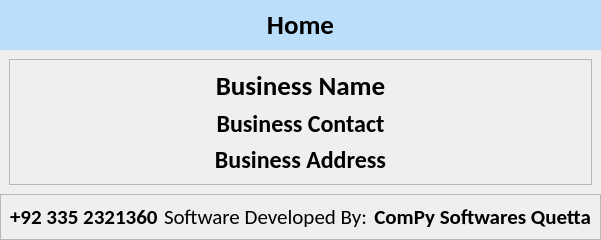
      <widget class="QWidget" name="home_page">
       <property name="styleSheet">
        <string notr="true">#lbl_home {
	background-color: #bbdefb;
}</string>
       </property>
       <layout class="QVBoxLayout" name="verticalLayout_6">
        <property name="spacing">
         <number>0</number>
        </property>
        <property name="leftMargin">
         <number>0</number>
        </property>
        <property name="topMargin">
         <number>0</number>
        </property>
        <property name="rightMargin">
         <number>0</number>
        </property>
        <property name="bottomMargin">
         <number>0</number>
        </property>
        <item>
         <widget class="QLabel" name="lbl_home">
          <property name="minimumSize">
           <size>
            <width>0</width>
            <height>50</height>
           </size>
          </property>
          <property name="maximumSize">
           <size>
            <width>16777215</width>
            <height>50</height>
           </size>
          </property>
          <property name="font">
           <font>
            <family>Calibri</family>
            <pointsize>20</pointsize>
            <weight>75</weight>
            <bold>true</bold>
           </font>
          </property>
          <property name="text">
           <string>Home</string>
          </property>
          <property name="alignment">
           <set>Qt::AlignCenter</set>
          </property>
          <property name="margin">
           <number>10</number>
          </property>
         </widget>
        </item>
        <item>
         <widget class="QWidget" name="business_details_widget" native="true">
          <layout class="QVBoxLayout" name="verticalLayout_5">
           <item alignment="Qt::AlignVCenter">
            <widget class="QFrame" name="b_details_frame">
             <property name="frameShape">
              <enum>QFrame::StyledPanel</enum>
             </property>
             <property name="frameShadow">
              <enum>QFrame::Raised</enum>
             </property>
             <layout class="QVBoxLayout" name="verticalLayout_4">
              <item alignment="Qt::AlignBottom">
               <widget class="QLabel" name="lbl_business_name">
                <property name="font">
                 <font>
                  <family>Calibri</family>
                  <pointsize>20</pointsize>
                  <weight>75</weight>
                  <bold>true</bold>
                 </font>
                </property>
                <property name="text">
                 <string>Business Name</string>
                </property>
                <property name="alignment">
                 <set>Qt::AlignCenter</set>
                </property>
               </widget>
              </item>
              <item alignment="Qt::AlignBottom">
               <widget class="QLabel" name="lbl_business_contact">
                <property name="font">
                 <font>
                  <family>Calibri</family>
                  <pointsize>18</pointsize>
                  <weight>75</weight>
                  <bold>true</bold>
                 </font>
                </property>
                <property name="text">
                 <string>Business Contact</string>
                </property>
                <property name="alignment">
                 <set>Qt::AlignCenter</set>
                </property>
               </widget>
              </item>
              <item alignment="Qt::AlignTop">
               <widget class="QLabel" name="lbl_business_address">
                <property name="font">
                 <font>
                  <family>Calibri</family>
                  <pointsize>18</pointsize>
                  <weight>75</weight>
                  <bold>true</bold>
                 </font>
                </property>
                <property name="text">
                 <string>Business Address</string>
                </property>
                <property name="alignment">
                 <set>Qt::AlignCenter</set>
                </property>
               </widget>
              </item>
             </layout>
            </widget>
           </item>
          </layout>
         </widget>
        </item>
        <item alignment="Qt::AlignBottom">
         <widget class="QFrame" name="conpany_details_frame">
          <property name="layoutDirection">
           <enum>Qt::LeftToRight</enum>
          </property>
          <property name="frameShape">
           <enum>QFrame::StyledPanel</enum>
          </property>
          <property name="frameShadow">
           <enum>QFrame::Raised</enum>
          </property>
          <layout class="QHBoxLayout" name="horizontalLayout_17">
           <item alignment="Qt::AlignLeft">
            <widget class="QLabel" name="lbl_contact">
             <property name="font">
              <font>
               <family>Calibri</family>
               <pointsize>16</pointsize>
               <weight>75</weight>
               <bold>true</bold>
              </font>
             </property>
             <property name="text">
              <string>+92 335 2321360</string>
             </property>
            </widget>
           </item>
           <item alignment="Qt::AlignRight">
            <widget class="QLabel" name="lbl_description">
             <property name="font">
              <font>
               <family>Calibri</family>
               <pointsize>16</pointsize>
              </font>
             </property>
             <property name="text">
              <string>Software Developed By:</string>
             </property>
            </widget>
           </item>
           <item>
            <widget class="QLabel" name="lbl_company">
             <property name="font">
              <font>
               <family>Calibri</family>
               <pointsize>16</pointsize>
               <weight>75</weight>
               <bold>true</bold>
              </font>
             </property>
             <property name="text">
              <string>ComPy Softwares Quetta</string>
             </property>
             <property name="alignment">
              <set>Qt::AlignRight|Qt::AlignTrailing|Qt::AlignVCenter</set>
             </property>
            </widget>
           </item>
          </layout>
         </widget>
        </item>
       </layout>
      </widget>
